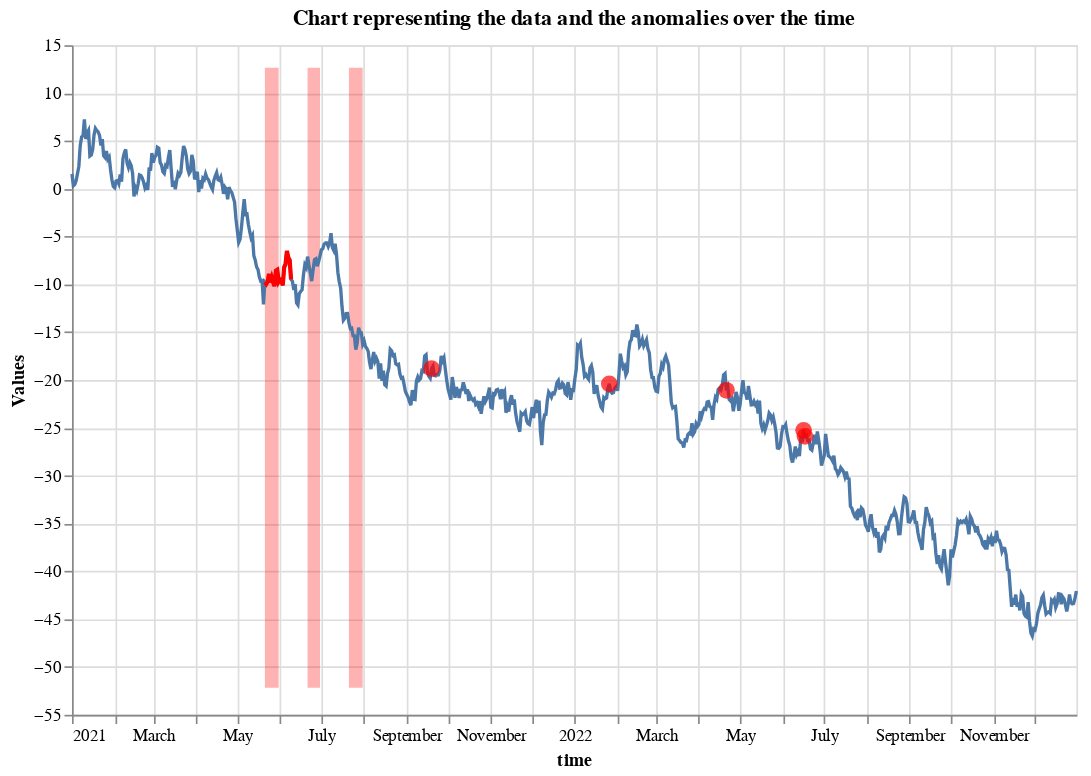

The code cell stored with this chart in its notebook:
### Markdown cell above
---
## Plotting

### Code cell
chart = AnomalyPlot.plot_anomalies(data_ts,
                                   point_anomalies=anomalies_ts,
                                   contextual_anomalies=subset_data_ts,
                                   collective_anomalies=collective_an_ts
                                   )
chart

### Figure 1 — Vega-Lite specification as saved in the notebook (floating-point values rounded to 4 significant figures; data arrays with more than 128 entries replaced by an {"elided": "..."} marker saying what was removed)
{"config": {"view": {"continuousWidth": 300, "continuousHeight": 300}}, "layer": [{"data": {"name": "data-2a9518471d9ee92e0d89403c6ec8a950"}, "mark": {"type": "area", "color": "red", "opacity": 0.3}, "encoding": {"x": {"field": "time", "type": "temporal"}, "y": {"field": "min", "type": "quantitative"}, "y2": {"field": "max"}}}, {"data": {"name": "data-6a71b579b6c2968a4ec8d23952cf0c1d"}, "mark": {"type": "area", "color": "red", "opacity": 0.3}, "encoding": {"x": {"field": "time", "type": "temporal"}, "y": {"field": "min", "type": "quantitative"}, "y2": {"field": "max"}}}, {"data": {"name": "data-aa289e01961cfa76329e79cd7372648c"}, "mark": {"type": "area", "color": "red", "opacity": 0.3}, "encoding": {"x": {"field": "time", "type": "temporal"}, "y": {"field": "min", "type": "quantitative"}, "y2": {"field": "max"}}}, {"layer": [{"data": {"name": "data-17cea014b902dfae9a698ddd26f9df7f"}, "mark": {"type": "line"}, "encoding": {"x": {"field": "time", "type": "temporal"}, "y": {"axis": {"title": "Values"}, "field": "data", "type": "quantitative"}}, "title": "Chart representing the data and the anomalies over the time"}, {"data": {"name": "data-92b77eb449227651d9861d4b911a26d4"}, "mark": {"type": "circle", "color": "red", "size": 100}, "encoding": {"x": {"field": "time", "type": "temporal"}, "y": {"field": "anomalies_y", "type": "quantitative"}}, "transform": [{"filter": "(datum.anomalies === 1)"}]}, {"data": {"name": "data-dec8e6daef2eb6bc8e37c34428c2b25e"}, "mark": {"type": "line", "color": "red", "strokeWidth": 2.5}, "encoding": {"x": {"field": "time", "type": "temporal"}, "y": {"field": "anomalies_y", "type": "quantitative"}}}]}], "height": 400, "width": 600, "$schema": "https://vega.github.io/schema/vega-lite/v5.14.1.json", "datasets": {"data-2a9518471d9ee92e0d89403c6ec8a950": [{"time": "2021-05-21T00:00:00", "anomalies": 1.0, "max": 12.64, "min": -52.16}, {"time": "2021-05-22T00:00:00", "anomalies": 1.0, "max": 12.64, "min": -52.16}, {"time": "2021-05-23T00:00:00", "anomalies": 1.0, "max": 12.64, "min": -52.16}, {"time": "2021-05-24T00:00:00", "anomalies": 1.0, "max": 12.64, "min": -52.16}, {"time": "2021-05-25T00:00:00", "anomalies": 1.0, "max": 12.64, "min": -52.16}, {"time": "2021-05-26T00:00:00", "anomalies": 1.0, "max": 12.64, "min": -52.16}, {"time": "2021-05-27T00:00:00", "anomalies": 1.0, "max": 12.64, "min": -52.16}, {"time": "2021-05-28T00:00:00", "anomalies": 1.0, "max": 12.64, "min": -52.16}, {"time": "2021-05-29T00:00:00", "anomalies": 1.0, "max": 12.64, "min": -52.16}, {"time": "2021-05-30T00:00:00", "anomalies": 1.0, "max": 12.64, "min": -52.16}, {"time": "2021-05-31T00:00:00", "anomalies": 1.0, "max": 12.64, "min": -52.16}], "data-6a71b579b6c2968a4ec8d23952cf0c1d": [{"time": "2021-06-21T00:00:00", "anomalies": 1.0, "max": 12.64, "min": -52.16}, {"time": "2021-06-22T00:00:00", "anomalies": 1.0, "max": 12.64, "min": -52.16}, {"time": "2021-06-23T00:00:00", "anomalies": 1.0, "max": 12.64, "min": -52.16}, {"time": "2021-06-24T00:00:00", "anomalies": 1.0, "max": 12.64, "min": -52.16}, {"time": "2021-06-25T00:00:00", "anomalies": 1.0, "max": 12.64, "min": -52.16}, {"time": "2021-06-26T00:00:00", "anomalies": 1.0, "max": 12.64, "min": -52.16}, {"time": "2021-06-27T00:00:00", "anomalies": 1.0, "max": 12.64, "min": -52.16}, {"time": "2021-06-28T00:00:00", "anomalies": 1.0, "max": 12.64, "min": -52.16}, {"time": "2021-06-29T00:00:00", "anomalies": 1.0, "max": 12.64, "min": -52.16}, {"time": "2021-06-30T00:00:00", "anomalies": 1.0, "max": 12.64, "min": -52.16}], "data-aa289e01961cfa76329e79cd7372648c": [{"time": "2021-07-21T00:00:00", "anomalies": 1.0, "max": 12.64, "min": -52.16}, {"time": "2021-07-22T00:00:00", "anomalies": 1.0, "max": 12.64, "min": -52.16}, {"time": "2021-07-23T00:00:00", "anomalies": 1.0, "max": 12.64, "min": -52.16}, {"time": "2021-07-24T00:00:00", "anomalies": 1.0, "max": 12.64, "min": -52.16}, {"time": "2021-07-25T00:00:00", "anomalies": 1.0, "max": 12.64, "min": -52.16}, {"time": "2021-07-26T00:00:00", "anomalies": 1.0, "max": 12.64, "min": -52.16}, {"time": "2021-07-27T00:00:00", "anomalies": 1.0, "max": 12.64, "min": -52.16}, {"time": "2021-07-28T00:00:00", "anomalies": 1.0, "max": 12.64, "min": -52.16}, {"time": "2021-07-29T00:00:00", "anomalies": 1.0, "max": 12.64, "min": -52.16}, {"time": "2021-07-30T00:00:00", "anomalies": 1.0, "max": 12.64, "min": -52.16}, {"time": "2021-07-31T00:00:00", "anomalies": 1.0, "max": 12.64, "min": -52.16}], "data-17cea014b902dfae9a698ddd26f9df7f": {"elided": "730 records"}, "data-92b77eb449227651d9861d4b911a26d4": {"elided": "730 records"}, "data-dec8e6daef2eb6bc8e37c34428c2b25e": [{"time": "2021-05-21T00:00:00", "anomalies": 1.0, "anomalies_y": -9.778}, {"time": "2021-05-22T00:00:00", "anomalies": 1.0, "anomalies_y": -9.962}, {"time": "2021-05-23T00:00:00", "anomalies": 1.0, "anomalies_y": -9.728}, {"time": "2021-05-24T00:00:00", "anomalies": 1.0, "anomalies_y": -8.916}, {"time": "2021-05-25T00:00:00", "anomalies": 1.0, "anomalies_y": -9.795}, {"time": "2021-05-26T00:00:00", "anomalies": 1.0, "anomalies_y": -9.296}, {"time": "2021-05-27T00:00:00", "anomalies": 1.0, "anomalies_y": -9.793}, {"time": "2021-05-28T00:00:00", "anomalies": 1.0, "anomalies_y": -10.19}, {"time": "2021-05-29T00:00:00", "anomalies": 1.0, "anomalies_y": -8.569}, {"time": "2021-05-30T00:00:00", "anomalies": 1.0, "anomalies_y": -8.477}, {"time": "2021-05-31T00:00:00", "anomalies": 1.0, "anomalies_y": -9.726}, {"time": "2021-06-01T00:00:00", "anomalies": 1.0, "anomalies_y": -9.49}, {"time": "2021-06-02T00:00:00", "anomalies": 1.0, "anomalies_y": -9.619}, {"time": "2021-06-03T00:00:00", "anomalies": 1.0, "anomalies_y": -10.1}, {"time": "2021-06-04T00:00:00", "anomalies": 1.0, "anomalies_y": -8.223}, {"time": "2021-06-05T00:00:00", "anomalies": 1.0, "anomalies_y": -7.891}, {"time": "2021-06-06T00:00:00", "anomalies": 1.0, "anomalies_y": -6.519}, {"time": "2021-06-07T00:00:00", "anomalies": 1.0, "anomalies_y": -7.2}, {"time": "2021-06-08T00:00:00", "anomalies": 1.0, "anomalies_y": -7.456}, {"time": "2021-06-09T00:00:00", "anomalies": 1.0, "anomalies_y": -9.491}]}}
